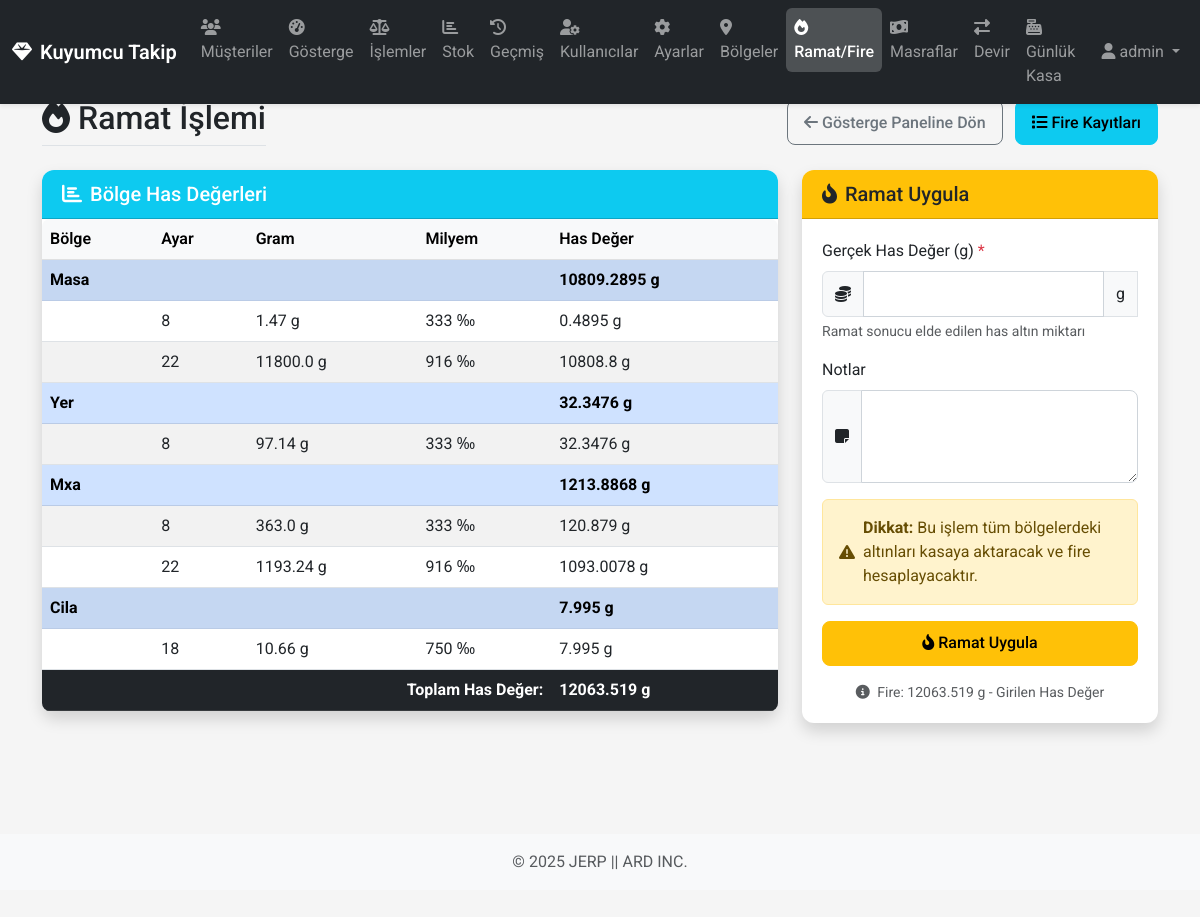
The page /ramat (signed in) on the database its author committed.
### app/models/database.py (models this page shows, shortened)
class User(db.Model, UserMixin):
    __tablename__ = 'users'
    id = db.Column(db.Integer, primary_key=True)
    username = db.Column(db.String(64), unique=True, nullable=False)
    password_hash = db.Column(db.String(128), nullable=False)
    is_admin = db.Column(db.Boolean, default=False)
    role = db.Column(db.String(20), default='staff')
    created_by_id = db.Column(db.Integer, db.ForeignKey('users.id'))
    created_at = db.Column(db.DateTime, default=datetime.utcnow)
    created_by = db.relationship('User', remote_side=[id], backref=db.backref('created_users', lazy='dynamic'))
    def has_role(self, role):
        if self.is_admin:
            return True
        if role == 'manager' and self.role == 'manager':
            return True
        if role == 'staff' and (self.role == 'manager' or self.role == 'staff'):
            return True
        return False

class Region(db.Model):
    __tablename__ = 'regions'
    id = db.Column(db.Integer, primary_key=True)
    name = db.Column(db.String(20), unique=True, nullable=False)
    is_active = db.Column(db.Boolean, default=True)  # Bölgenin aktif/silindi durumu
    is_default = db.Column(db.Boolean, default=False)  # Varsayılan bölge mi?
    created_at = db.Column(db.DateTime, default=datetime.utcnow)

class Setting(db.Model):
    __tablename__ = 'settings'
    id = db.Column(db.Integer, primary_key=True)
    name = db.Column(db.String(10), unique=True, nullable=False)
    purity_per_thousand = db.Column(db.Integer, nullable=False, default=916)  # Varsayılan değer 22 ayar için

### app/routes/views.py (the view, shortened to what this page needs)
@main_bp.route('/ramat', methods=['GET', 'POST'])
@login_required
def ramat():
    if not current_user.has_role('manager'):
        flash('Bu sayfaya erişim için yönetici yetkisi gereklidir!', 'danger')
        return redirect(url_for('main.dashboard'))
    regions = Region.query.filter_by(is_active=True).all()
    region_data = []
    total_pure_gold = 0
    for region in regions:
        if region.name == 'kasa':
            continue  # Kasa bölgesini ramat hesabına katmıyoruz
        region_pure_gold = 0
        setting_data = []
        for setting in Setting.query.all():
            status = SystemManager.get_region_status(region.name, setting.name)
            gram = status.get(setting.name, 0)
            if gram > 0:
                pure_gold = gram * (setting.purity_per_thousand / 1000)
                region_pure_gold += pure_gold
                setting_data.append({
                    'name': setting.name,
                    'gram': gram,
                    'purity': setting.purity_per_thousand,
                    'pure_gold': pure_gold
                })
        if region_pure_gold > 0:
            region_data.append({
                'name': region.name,
                'settings': setting_data,
                'total_pure_gold': region_pure_gold
            })
            total_pure_gold += region_pure_gold
    return render_template(
        'ramat.html',
        region_data=region_data,
        total_pure_gold=total_pure_gold
    )

### app/templates/ramat.html (shortened to what this page needs)
{% extends 'base.html' %}
{% block content %}
<div class="row mb-4">
    <div class="col">
        <div class="d-flex justify-content-between align-items-center flex-wrap">
            <h2 class="border-bottom pb-2 mb-0">
                <i class="fas fa-fire me-2"></i>Ramat İşlemi
            </h2>
            <div class="mt-2 mt-md-0">
                <a href="{{ url_for('main.dashboard') }}" class="btn btn-outline-secondary me-2">
                    <i class="fas fa-arrow-left me-1"></i><span class="d-none d-md-inline-block">Gösterge Paneline Dön</span>
                </a>
                <a href="{{ url_for('main.fires') }}" class="btn btn-info">
                    <i class="fas fa-list me-1"></i><span class="d-none d-md-inline-block">Fire Kayıtları</span>
                </a>
            </div>
        </div>
    </div>
</div>
<div class="row">
    <div class="col-lg-8 mb-4">
        <div class="card shadow">
            <div class="card-header bg-info text-white">
                <h5 class="mb-0"><i class="fas fa-chart-bar me-2"></i>Bölge Has Değerleri</h5>
            </div>
            <div class="card-body p-0">
                <div class="table-responsive">
                    <table class="table table-hover table-striped mb-0">
                        <thead class="table-light">
                            <tr>
                                <th>Bölge</th>
                                <th>Ayar</th>
                                <th>Gram</th>
                                <th>Milyem</th>
                                <th>Has Değer</th>
                            </tr>
                        </thead>
                        <tbody>
                            {% for region in region_data %}
                            <tr class="table-primary">
                                <td colspan="4" class="fw-bold">{{ region.name|capitalize }}</td>
                                <td class="fw-bold">{{ region.total_pure_gold|round(4) }} g</td>
                            </tr>
                                {% for setting in region.settings %}
                                <tr>
                                    <td></td>
                                    <td>{{ setting.name }}</td>
                                    <td>{{ setting.gram|round(2) }} g</td>
                                    <td>{{ setting.purity }} ‰</td>
                                    <td>{{ setting.pure_gold|round(4) }} g</td>
                                </tr>
                                {% endfor %}
                            {% endfor %}
                        </tbody>
                        <tfoot class="table-dark">
                            <tr>
                                <td colspan="4" class="fw-bold text-end">Toplam Has Değer:</td>
                                <td class="fw-bold">{{ total_pure_gold|round(4) }} g</td>
                            </tr>
                        </tfoot>
                    </table>
                </div>
            </div>
        </div>
    </div>
    <div class="col-lg-4 mb-4">
        <div class="card shadow">
            <div class="card-header bg-warning text-dark">
                <h5 class="mb-0"><i class="fas fa-fire-alt me-2"></i>Ramat Uygula</h5>
            </div>
            <div class="card-body">
                {% if total_pure_gold > 0 %}
                <form method="post" class="needs-validation" novalidate>
                    <div class="mb-3">
                        <label for="actual_pure_gold" class="form-label">Gerçek Has Değer (g) <span class="text-danger">*</span></label>
                        <div class="input-group">
                            <span class="input-group-text"><i class="fas fa-coins"></i></span>
                            <input type="number" step="0.0001" min="0.0001" max="{{ total_pure_gold }}" class="form-control"
                                   id="actual_pure_gold" name="actual_pure_gold" required>
                            <span class="input-group-text">g</span>
                        </div>
                        <div class="form-text">
                            Ramat sonucu elde edilen has altın miktarı
                        </div>
                    </div>
                    <div class="mb-3">
                        <label for="notes" class="form-label">Notlar</label>
                        <div class="input-group">
                            <span class="input-group-text"><i class="fas fa-sticky-note"></i></span>
                            <textarea class="form-control" id="notes" name="notes" rows="3"></textarea>
                        </div>
                    </div>
                    <div class="alert alert-warning">
                        <div class="d-flex align-items-center">
                            <i class="fas fa-exclamation-triangle me-2"></i>
                            <div>
                                <strong>Dikkat:</strong> Bu işlem tüm bölgelerdeki altınları kasaya aktaracak ve fire hesaplayacaktır.
                            </div>
                        </div>
                    </div>
                    <div class="d-grid">
                        <button type="submit" class="btn btn-warning" onclick="return confirm('Ramat işlemini uygulamak istediğinize emin misiniz?')">
                            <i class="fas fa-fire-alt me-1"></i>Ramat Uygula
                        </button>
                    </div>
                    <div class="form-text text-center mt-3">
                        <i class="fas fa-info-circle me-1"></i>
                        Fire: {{ total_pure_gold|round(4) }} g - Girilen Has Değer
                    </div>
                </form>
                {% endif %}
            </div>
        </div>
    </div>
</div>
{% endblock %}

### app/templates/base.html (shortened to what this page needs)
<!DOCTYPE html>
<html lang="tr">
<head>
    <link href="https://cdn.jsdelivr.net/npm/bootstrap@5.3.0/dist/css/bootstrap.min.css" rel="stylesheet">
    <link rel="stylesheet" href="https://cdnjs.cloudflare.com/ajax/libs/font-awesome/6.4.0/css/all.min.css">
    <link rel="stylesheet" href="{{ url_for('static', filename='css/style.css') }}">
    <link rel="stylesheet" href="{{ url_for('static', filename='css/mobile.css') }}">
</head>
<body>
    {% if current_user.is_authenticated %}
    <nav class="navbar navbar-expand-lg navbar-dark bg-dark fixed-top">
        <div class="container-fluid">
            <a class="navbar-brand d-flex align-items-center" href="{{ url_for('main.dashboard') }}">
                <i class="fas fa-gem me-2"></i>Kuyumcu Takip
            </a>
            <div class="collapse navbar-collapse" id="navbarNav">
                <ul class="navbar-nav me-auto">
                    <li class="nav-item">
                        <a class="nav-link {% if request.endpoint == 'main.customers' %}active{% endif %}" href="{{ url_for('main.customers') }}">
                            <i class="fas fa-users nav-icon"></i>
                            <span class="nav-text">Müşteriler</span>
                        </a>
                    </li>
                    <li class="nav-item">
                        <a class="nav-link {% if request.endpoint == 'main.dashboard' %}active{% endif %}" href="{{ url_for('main.dashboard') }}">
                            <i class="fas fa-tachometer-alt nav-icon"></i>
                            <span class="nav-text">Gösterge</span>
                        </a>
                    </li>
                    <li class="nav-item">
                        <a class="nav-link {% if request.endpoint == 'main.operations' %}active{% endif %}" href="{{ url_for('main.operations') }}">
                            <i class="fas fa-balance-scale nav-icon"></i>
                            <span class="nav-text">İşlemler</span>
                        </a>
                    </li>
                    <li class="nav-item">
                        <a class="nav-link {% if request.endpoint == 'main.stock' %}active{% endif %}" href="{{ url_for('main.stock') }}">
                            <i class="fas fa-chart-bar nav-icon"></i>
                            <span class="nav-text">Stok</span>
                        </a>
                    </li>
                    <li class="nav-item">
                        <a class="nav-link {% if request.endpoint == 'main.history' %}active{% endif %}" href="{{ url_for('main.history') }}">
                            <i class="fas fa-history nav-icon"></i>
                            <span class="nav-text">Geçmiş</span>
                        </a>
                    </li>
                    {% if current_user.has_role('manager') %}
                    <li class="nav-item">
                        <a class="nav-link {% if request.endpoint == 'main.users' %}active{% endif %}" href="{{ url_for('main.users') }}">
                            <i class="fas fa-user-cog nav-icon"></i>
                            <span class="nav-text">Kullanıcılar</span>
                        </a>
                    </li>
                    {% endif %}
                    {% if current_user.is_admin %}
                    <li class="nav-item">
                        <a class="nav-link {% if request.endpoint == 'main.settings' %}active{% endif %}" href="{{ url_for('main.settings') }}">
                            <i class="fas fa-cog nav-icon"></i>
                            <span class="nav-text">Ayarlar</span>
                        </a>
                    </li>
                    {% endif %}
                    <li class="nav-item">
                        <a class="nav-link {% if request.endpoint == 'main.regions' %}active{% endif %}" href="{{ url_for('main.manage_regions') }}">
                            <i class="fas fa-map-marker-alt nav-icon"></i>
                            <span class="nav-text">Bölgeler</span>
                        </a>
                    </li>
                    <li class="nav-item">
                        <a class="nav-link {% if request.endpoint == 'main.ramat' or request.endpoint == 'main.fires' %}active{% endif %}" href="{{ url_for('main.ramat') }}">
                            <i class="fas fa-fire nav-icon"></i>
                            <span class="nav-text">Ramat/Fire</span>
                        </a>
                    </li>
                    <li class="nav-item">
                        <a class="nav-link {% if request.endpoint == 'main.expenses' %}active{% endif %}" href="{{ url_for('main.expenses') }}">
                            <i class="fas fa-money-bill-wave nav-icon"></i>
                            <span class="nav-text">Masraflar</span>
                        </a>
                    </li>
                    <li class="nav-item">
                        <a class="nav-link {% if request.endpoint == 'main.transfers' or request.endpoint == 'main.new_transfer' %}active{% endif %}" href="{{ url_for('main.transfers') }}">
                            <i class="fas fa-exchange-alt nav-icon"></i>
                            <span class="nav-text">Devir</span>
                        </a>
                    </li>
                    <li class="nav-item">
                        <a class="nav-link {% if request.endpoint == 'main.daily_vault' or request.endpoint == 'main.daily_vault_history' %}active{% endif %}" href="{{ url_for('main.daily_vault') }}">
                            <i class="fas fa-cash-register nav-icon"></i>
                            <span class="nav-text">Günlük Kasa</span>
                        </a>
                    </li>
                </ul>
                <div class="navbar-nav d-flex align-items-center">
                    <div class="nav-item dropdown">
                        <a class="nav-link dropdown-toggle" href="#" id="navbarDropdown" role="button" data-bs-toggle="dropdown">
                            <i class="fas fa-user me-1"></i><span class="username-text">{{ current_user.username }}</span>
                        </a>
                    </div>
                </div>
            </div>
        </div>
    </nav>
    {% endif %}
    <div class="container main-container mt-4 mb-5">
        {% block content %}{% endblock %}
    </div>
    <footer class="footer py-3 bg-light">
        <div class="container text-center">
            <span class="text-muted">© 2025 JERP || ARD INC. </span>
        </div>
    </footer>
</body>
</html>

### rows shown on the page
User: username "admin"
Region: name "Masa", total_pure_gold "10809.2895"
Setting: name "8", gram "1.47", purity "333", pure_gold "0.4895", gram "97.14", pure_gold "32.3476", gram "363.0", pure_gold "120.879"
Setting: name "22", gram "11800.0", purity "916", pure_gold "10808.8", gram "1193.24", pure_gold "1093.0078"
Region: name "Yer", total_pure_gold "32.3476"
Region: name "Mxa", total_pure_gold "1213.8868"
Region: name "Cila", total_pure_gold "7.995"
Setting: name "18", gram "10.66", purity "750", pure_gold "7.995"

### other values the page prints
{{ total_pure_gold|round(4) }} "12063.519"
